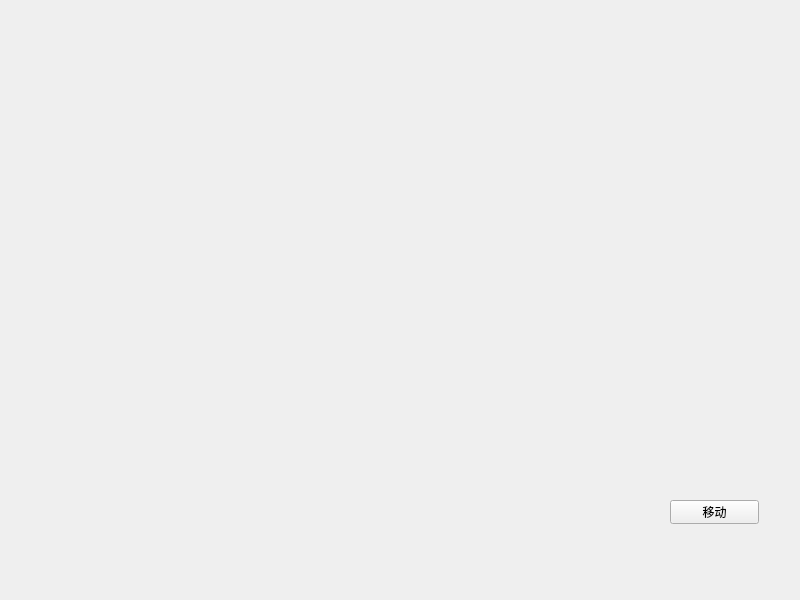
<?xml version="1.0" encoding="UTF-8"?>
<ui version="4.0">
 <class>Widget</class>
 <widget class="QWidget" name="Widget">
  <property name="geometry">
   <rect>
    <x>0</x>
    <y>0</y>
    <width>800</width>
    <height>600</height>
   </rect>
  </property>
  <property name="windowTitle">
   <string>Widget</string>
  </property>
  <widget class="QPushButton" name="pushButton">
   <property name="geometry">
    <rect>
     <x>670</x>
     <y>500</y>
     <width>89</width>
     <height>24</height>
    </rect>
   </property>
   <property name="text">
    <string>移动</string>
   </property>
  </widget>
 </widget>
 <resources/>
 <connections/>
</ui>
